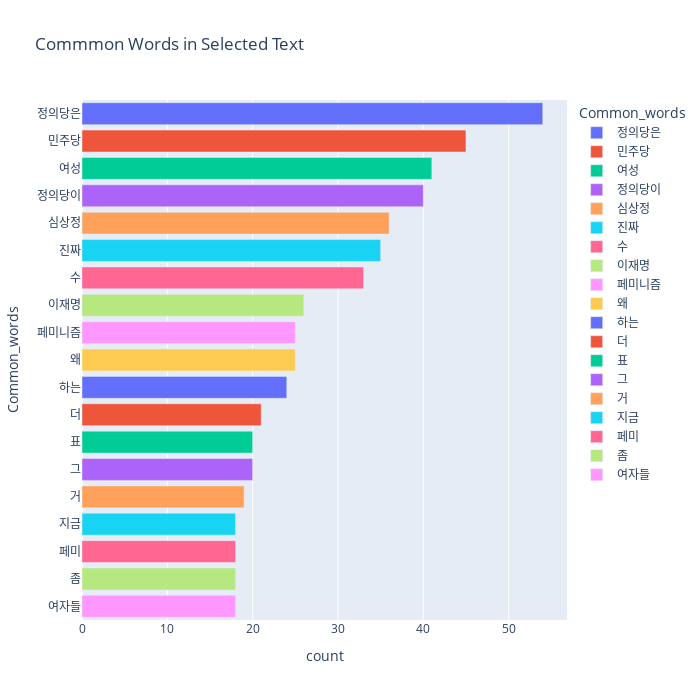

Notebook source saved alongside this figure:
### Code cell
fig = px.bar(temp, x="count", y="Common_words", title='Commmon Words in Selected Text', orientation='h', 
             width=700, height=700,color='Common_words')
fig.show()

### Figure 1 — Plotly figure (JSON) as saved in the notebook; plotly's stock layout.template omitted (floating-point values rounded to 4 significant figures)
{"data": [{"alignmentgroup": "True", "hovertemplate": "Common_words=%{y}<br>count=%{x}<extra></extra>", "legendgroup": "정의당은", "marker": {"color": "#636efa", "pattern": {"shape": ""}}, "name": "정의당은", "offsetgroup": "정의당은", "orientation": "h", "showlegend": true, "textposition": "auto", "type": "bar", "x": [54], "xaxis": "x", "y": ["정의당은"], "yaxis": "y"}, {"alignmentgroup": "True", "hovertemplate": "Common_words=%{y}<br>count=%{x}<extra></extra>", "legendgroup": "민주당", "marker": {"color": "#EF553B", "pattern": {"shape": ""}}, "name": "민주당", "offsetgroup": "민주당", "orientation": "h", "showlegend": true, "textposition": "auto", "type": "bar", "x": [45], "xaxis": "x", "y": ["민주당"], "yaxis": "y"}, {"alignmentgroup": "True", "hovertemplate": "Common_words=%{y}<br>count=%{x}<extra></extra>", "legendgroup": "여성", "marker": {"color": "#00cc96", "pattern": {"shape": ""}}, "name": "여성", "offsetgroup": "여성", "orientation": "h", "showlegend": true, "textposition": "auto", "type": "bar", "x": [41], "xaxis": "x", "y": ["여성"], "yaxis": "y"}, {"alignmentgroup": "True", "hovertemplate": "Common_words=%{y}<br>count=%{x}<extra></extra>", "legendgroup": "정의당이", "marker": {"color": "#ab63fa", "pattern": {"shape": ""}}, "name": "정의당이", "offsetgroup": "정의당이", "orientation": "h", "showlegend": true, "textposition": "auto", "type": "bar", "x": [40], "xaxis": "x", "y": ["정의당이"], "yaxis": "y"}, {"alignmentgroup": "True", "hovertemplate": "Common_words=%{y}<br>count=%{x}<extra></extra>", "legendgroup": "심상정", "marker": {"color": "#FFA15A", "pattern": {"shape": ""}}, "name": "심상정", "offsetgroup": "심상정", "orientation": "h", "showlegend": true, "textposition": "auto", "type": "bar", "x": [36], "xaxis": "x", "y": ["심상정"], "yaxis": "y"}, {"alignmentgroup": "True", "hovertemplate": "Common_words=%{y}<br>count=%{x}<extra></extra>", "legendgroup": "진짜", "marker": {"color": "#19d3f3", "pattern": {"shape": ""}}, "name": "진짜", "offsetgroup": "진짜", "orientation": "h", "showlegend": true, "textposition": "auto", "type": "bar", "x": [35], "xaxis": "x", "y": ["진짜"], "yaxis": "y"}, {"alignmentgroup": "True", "hovertemplate": "Common_words=%{y}<br>count=%{x}<extra></extra>", "legendgroup": "수", "marker": {"color": "#FF6692", "pattern": {"shape": ""}}, "name": "수", "offsetgroup": "수", "orientation": "h", "showlegend": true, "textposition": "auto", "type": "bar", "x": [33], "xaxis": "x", "y": ["수"], "yaxis": "y"}, {"alignmentgroup": "True", "hovertemplate": "Common_words=%{y}<br>count=%{x}<extra></extra>", "legendgroup": "이재명", "marker": {"color": "#B6E880", "pattern": {"shape": ""}}, "name": "이재명", "offsetgroup": "이재명", "orientation": "h", "showlegend": true, "textposition": "auto", "type": "bar", "x": [26], "xaxis": "x", "y": ["이재명"], "yaxis": "y"}, {"alignmentgroup": "True", "hovertemplate": "Common_words=%{y}<br>count=%{x}<extra></extra>", "legendgroup": "페미니즘", "marker": {"color": "#FF97FF", "pattern": {"shape": ""}}, "name": "페미니즘", "offsetgroup": "페미니즘", "orientation": "h", "showlegend": true, "textposition": "auto", "type": "bar", "x": [25], "xaxis": "x", "y": ["페미니즘"], "yaxis": "y"}, {"alignmentgroup": "True", "hovertemplate": "Common_words=%{y}<br>count=%{x}<extra></extra>", "legendgroup": "왜", "marker": {"color": "#FECB52", "pattern": {"shape": ""}}, "name": "왜", "offsetgroup": "왜", "orientation": "h", "showlegend": true, "textposition": "auto", "type": "bar", "x": [25], "xaxis": "x", "y": ["왜"], "yaxis": "y"}, {"alignmentgroup": "True", "hovertemplate": "Common_words=%{y}<br>count=%{x}<extra></extra>", "legendgroup": "하는", "marker": {"color": "#636efa", "pattern": {"shape": ""}}, "name": "하는", "offsetgroup": "하는", "orientation": "h", "showlegend": true, "textposition": "auto", "type": "bar", "x": [24], "xaxis": "x", "y": ["하는"], "yaxis": "y"}, {"alignmentgroup": "True", "hovertemplate": "Common_words=%{y}<br>count=%{x}<extra></extra>", "legendgroup": "더", "marker": {"color": "#EF553B", "pattern": {"shape": ""}}, "name": "더", "offsetgroup": "더", "orientation": "h", "showlegend": true, "textposition": "auto", "type": "bar", "x": [21], "xaxis": "x", "y": ["더"], "yaxis": "y"}, {"alignmentgroup": "True", "hovertemplate": "Common_words=%{y}<br>count=%{x}<extra></extra>", "legendgroup": "표", "marker": {"color": "#00cc96", "pattern": {"shape": ""}}, "name": "표", "offsetgroup": "표", "orientation": "h", "showlegend": true, "textposition": "auto", "type": "bar", "x": [20], "xaxis": "x", "y": ["표"], "yaxis": "y"}, {"alignmentgroup": "True", "hovertemplate": "Common_words=%{y}<br>count=%{x}<extra></extra>", "legendgroup": "그", "marker": {"color": "#ab63fa", "pattern": {"shape": ""}}, "name": "그", "offsetgroup": "그", "orientation": "h", "showlegend": true, "textposition": "auto", "type": "bar", "x": [20], "xaxis": "x", "y": ["그"], "yaxis": "y"}, {"alignmentgroup": "True", "hovertemplate": "Common_words=%{y}<br>count=%{x}<extra></extra>", "legendgroup": "거", "marker": {"color": "#FFA15A", "pattern": {"shape": ""}}, "name": "거", "offsetgroup": "거", "orientation": "h", "showlegend": true, "textposition": "auto", "type": "bar", "x": [19], "xaxis": "x", "y": ["거"], "yaxis": "y"}, {"alignmentgroup": "True", "hovertemplate": "Common_words=%{y}<br>count=%{x}<extra></extra>", "legendgroup": "지금", "marker": {"color": "#19d3f3", "pattern": {"shape": ""}}, "name": "지금", "offsetgroup": "지금", "orientation": "h", "showlegend": true, "textposition": "auto", "type": "bar", "x": [18], "xaxis": "x", "y": ["지금"], "yaxis": "y"}, {"alignmentgroup": "True", "hovertemplate": "Common_words=%{y}<br>count=%{x}<extra></extra>", "legendgroup": "페미", "marker": {"color": "#FF6692", "pattern": {"shape": ""}}, "name": "페미", "offsetgroup": "페미", "orientation": "h", "showlegend": true, "textposition": "auto", "type": "bar", "x": [18], "xaxis": "x", "y": ["페미"], "yaxis": "y"}, {"alignmentgroup": "True", "hovertemplate": "Common_words=%{y}<br>count=%{x}<extra></extra>", "legendgroup": "좀", "marker": {"color": "#B6E880", "pattern": {"shape": ""}}, "name": "좀", "offsetgroup": "좀", "orientation": "h", "showlegend": true, "textposition": "auto", "type": "bar", "x": [18], "xaxis": "x", "y": ["좀"], "yaxis": "y"}, {"alignmentgroup": "True", "hovertemplate": "Common_words=%{y}<br>count=%{x}<extra></extra>", "legendgroup": "여자들", "marker": {"color": "#FF97FF", "pattern": {"shape": ""}}, "name": "여자들", "offsetgroup": "여자들", "orientation": "h", "showlegend": true, "textposition": "auto", "type": "bar", "x": [18], "xaxis": "x", "y": ["여자들"], "yaxis": "y"}], "layout": {"barmode": "relative", "height": 700, "legend": {"title": {"text": "Common_words"}, "tracegroupgap": 0}, "title": {"text": "Commmon Words in Selected Text"}, "width": 700, "xaxis": {"anchor": "y", "domain": [0, 1], "title": {"text": "count"}}, "yaxis": {"anchor": "x", "categoryarray": ["여자들", "좀", "페미", "지금", "거", "그", "표", "더", "하는", "왜", "페미니즘", "이재명", "수", "진짜", "심상정", "정의당이", "여성", "민주당", "정의당은"], "categoryorder": "array", "domain": [0, 1], "title": {"text": "Common_words"}}}}
